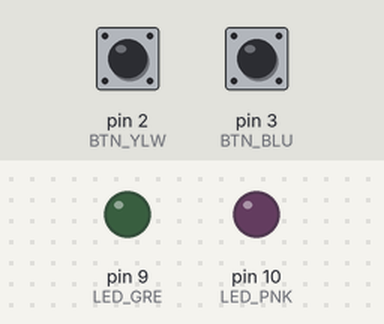
The program below on a simulated Arduino Uno, built with avr-gcc and run on an emulated ATmega328P. On the bench: output pins drawn as LEDs (lit = HIGH). Inputs (shaded band) come from the test bench; at power-on: pin 2 (BTN_YLW) HIGH, pin 3 (BTN_BLU) HIGH.

Above: at 1.2 s.
1.3 s: pin 2 (BTN_YLW) pulled LOW for 0.15 s
At 3.3 s:
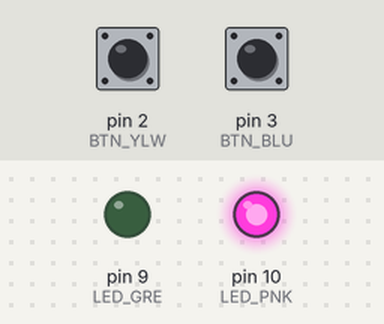
Timing chart, 0 to 10.3 s (numbered marks = the images above; inputs shaded):
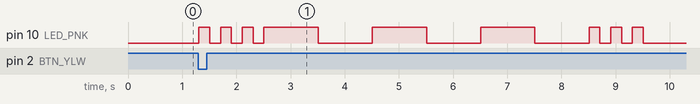

The program:

main.cpp
```cpp
#include <Arduino.h>
#include <Bounce2.h>

//Buttons an den Pins anhängen
const int BTN_YLW = 2;
const int BTN_BLU = 3;

const int LED_GRE = 9;
const int LED_PNK = 10;

Bounce2::Button btnYellow = Bounce2::Button();
Bounce2::Button btnBlue = Bounce2::Button();

void setup() {
  Serial.begin(9600);
  btnYellow.attach(BTN_YLW, INPUT_PULLUP);
  btnYellow.setPressedState(LOW);

  btnBlue.attach(BTN_BLU, INPUT_PULLUP);
  btnBlue.setPressedState(LOW);

  pinMode(LED_GRE, OUTPUT);
  pinMode(LED_PNK, OUTPUT);
}

void loop() {
  btnBlue.update();
  btnYellow.update();

  if(btnYellow.pressed())
  {
    for(int i = 0; i < 3 ;i++)
    {
      digitalWrite(LED_PNK, HIGH);
      delay(200);
      digitalWrite(LED_PNK, LOW);
      delay(200);
    }
    for(int i = 0; i < 3 ;i++)
    {
      digitalWrite(LED_PNK, HIGH);
      delay(1000);
      digitalWrite(LED_PNK, LOW);
      delay(1000);
    }
    for(int i = 0; i < 3 ;i++)
    {
      digitalWrite(LED_PNK, HIGH);
      delay(200);
      digitalWrite(LED_PNK, LOW);
      delay(200);
    }
  }

  if(btnBlue.pressed())
  {
    for (int i = 0; i < 10; i++)
    {
      digitalWrite(LED_GRE, HIGH);
      delay(200);
      digitalWrite(LED_GRE, LOW);
      delay(100);
      digitalWrite(LED_PNK, HIGH);
      delay(200);
      digitalWrite(LED_PNK, LOW);
      delay(100);
    }
  }
}
```

Measured:
- after the input at 1.3 s, pin 10 (LED_PNK): LOW → HIGH at once, → LOW 0.20 s later, → HIGH 0.20 s later, → LOW 0.20 s later, … (18 changes in this stretch)
